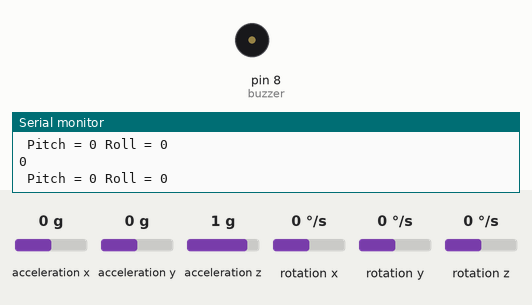
A sketch run on a simulated Arduino Uno, built with avr-gcc and run on an emulated ATmega328P. Parts: buzzer (waves = sounding), the last lines printed to the serial monitor. Inputs (shaded band) come from the test bench; at power-on: acceleration x 0 g, acceleration y 0 g, acceleration z 1 g, rotation x 0 °/s, rotation y 0 °/s, rotation z 0 °/s.

Above: at 1.2 s.
1.3 s: acceleration x set to -1.4 g
At 2.1 s:
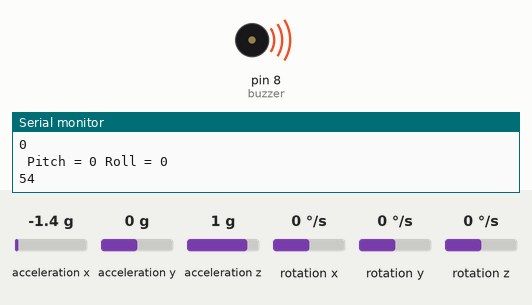
3.8 s: acceleration y set to 1.4 g
Timing chart, 0 to 6.8 s (numbered marks = the images above; inputs shaded):
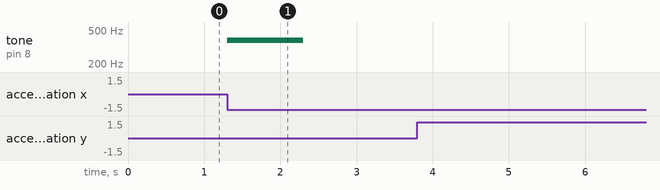

Measured:
- after the input at 1.3 s, tone on pin 8 (buzzer): silent → 377 Hz at once, → silent 1.0 s later

The sketch:

valAccelerometru_TXESP_buf.ino.ino
```cpp
#include <Wire.h>
#include <MPU6050.h>

#define ADXL_SCL 21
#define ADXL_SDA 20

#include <SoftwareSerial.h>
SoftwareSerial hackPitch(0, 1);
SoftwareSerial hackRoll(5, 6);
SoftwareSerial hackFall(8, 9);
MPU6050 mpu;

int buzzer = 8;
int fall;

int bufp[2], bufr[2];
int ip = 0, ir = 0;
int d1, d2;
void setup()
{
  pinMode(buzzer, OUTPUT);
  Serial.begin(115200);
  hackPitch.begin(115200);
  hackRoll.begin(115200);
  hackFall.begin(115200);
  while(!mpu.begin(MPU6050_SCALE_2000DPS, MPU6050_RANGE_2G))
  {
    Serial.println("Could not find a valid MPU6050 sensor, check wiring!");
    delay(500);
  }
}
void (* resetFunc)(void) = 0;
void loop()
{
  // Read normalized values
  Vector normAccel = mpu.readNormalizeAccel();

  // Calculate Pitch & Roll
  int pitch = -(atan2(normAccel.XAxis, sqrt(normAccel.YAxis*normAccel.YAxis + normAccel.ZAxis*normAccel.ZAxis))*180.0)/M_PI;
  int roll = (atan2(normAccel.YAxis, normAccel.ZAxis)*180.0)/M_PI;
  bufp[ip] = pitch;
  if (ip == 1)
  {
    d1 = abs(bufp[1] - bufp[0]);
    Serial.println(d1);
    ip = 0;
    if (d1 > 20)
    {
      int j = 200; // The starting pitch
      /*while(j < 205)
      {
      j++;
      tone(buzzer, j); // Emit the noise
      delay(5);

      }*/
      tone(buzzer, 377); // Emit the noise
      delay(1000);
      noTone(buzzer);
      resetFunc();
    }
  }
  ip++;
  // Output
  Serial.print(" Pitch = ");
  Serial.print(pitch);
  Serial.print(" Roll = ");
  Serial.print(roll);
  Serial.println();
  delay(10);
  hackPitch.write(pitch);
  hackRoll.write(roll);
  hackFall.write(fall);
}
```
